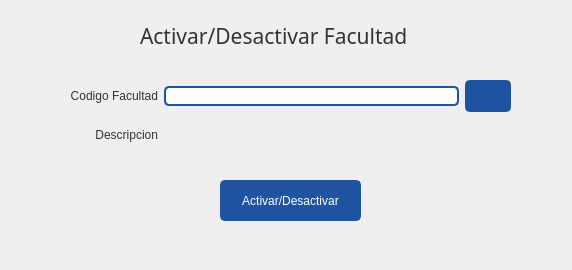
<?xml version="1.0" encoding="UTF-8"?>
<ui version="4.0">
 <class>EstadoFacultad</class>
 <widget class="QWidget" name="EstadoFacultad">
  <property name="windowModality">
   <enum>Qt::ApplicationModal</enum>
  </property>
  <property name="geometry">
   <rect>
    <x>0</x>
    <y>0</y>
    <width>572</width>
    <height>270</height>
   </rect>
  </property>
  <property name="minimumSize">
   <size>
    <width>500</width>
    <height>270</height>
   </size>
  </property>
  <property name="maximumSize">
   <size>
    <width>3000</width>
    <height>3000</height>
   </size>
  </property>
  <property name="windowTitle">
   <string>Estado Facultad</string>
  </property>
  <property name="windowIcon">
   <iconset resource="resources.qrc">
    <normaloff>:/icons/images/icons/cil-pencil.png</normaloff>:/icons/images/icons/cil-pencil.png</iconset>
  </property>
  <property name="styleSheet">
   <string notr="true">QWidget{
	color: #333;
	font: 9pt &quot;Segoe UI&quot;;
}
/* ----------------- LineEdit  ----------------- */
QLineEdit {
	border-radius: 5px;
	border: 2px solid #1F54A3;
	padding-left: 10px;
	selection-color: white;
	selection-background-color: #2A3C57;
    color: black;
}
QLineEdit:hover {
	border: 2px solid rgb(98, 114, 164);
}
QLineEdit:focus {
	border: 2px solid #2A3C57;
}



/* ----------------- Button ----------------- */
QPushButton {
	border: 2px solid #1F54A3;
	border-radius: 5px;	
	background-color: #1F54A3;
	color:white;
}
 QPushButton:hover {
	background-color: #286FD6;
	border: 2px solid #286FD6;
}
 QPushButton:pressed {	
	background-color: #2A3C57;
	border: 2px solid #2A3C57;
}

/* ----------------- CheckBox ----------------- */

QCheckBox::indicator {
	border : 1px solid #6272a4;
	width: 15px;
	height: 15px;
	border-radius: 15px;
    background: #6272a4;
}
QCheckBox::indicator:hover {
	background-color: #286FD6;
	border : 1px solid #286FD6;
}
QCheckBox::indicator:checked {
	border : 1px solid #1F54A3;
    background: 3px solid #1F54A3;	
	background-image: url(:/icons/images/icons/cil-check-alt.png);
}


/* ----------------- QDateEdit ----------------- */
QDateTimeEdit{
	background-color: white;
	border-radius: 5px;
	border: 2px solid #1F54A3;
    color: black;
}
QDateTimeEdit:hover{
	border: 2px solid #7284b9;
}

QDateTimeEdit:focus {
	border: 2px solid #2A3C57;
}


QDateTimeEdit::up-button {
    border-image: url(:/icons/images/icons/cil-arrow-top.png); 
}

QDateTimeEdit::down-button {
    border-image: url(:/icons/images/icons/cil-arrow-bottom.png);
}














</string>
  </property>
  <widget class="QLabel" name="label">
   <property name="geometry">
    <rect>
     <x>140</x>
     <y>0</y>
     <width>341</width>
     <height>71</height>
    </rect>
   </property>
   <property name="font">
    <font>
     <family>Microsoft YaHei UI Light</family>
     <pointsize>16</pointsize>
     <weight>3</weight>
     <italic>false</italic>
     <bold>false</bold>
    </font>
   </property>
   <property name="styleSheet">
    <string notr="true">font: 25 16pt &quot;Microsoft YaHei UI Light&quot;;</string>
   </property>
   <property name="text">
    <string>Activar/Desactivar Facultad</string>
   </property>
  </widget>
  <widget class="QWidget" name="gridLayoutWidget">
   <property name="geometry">
    <rect>
     <x>70</x>
     <y>80</y>
     <width>441</width>
     <height>71</height>
    </rect>
   </property>
   <layout class="QGridLayout" name="gridLayout">
    <item row="0" column="2">
     <widget class="QPushButton" name="btn_buscar">
      <property name="minimumSize">
       <size>
        <width>32</width>
        <height>32</height>
       </size>
      </property>
      <property name="text">
       <string/>
      </property>
      <property name="icon">
       <iconset resource="resources.qrc">
        <normaloff>:/icons/images/icons/cil-paper-plane.png</normaloff>:/icons/images/icons/cil-paper-plane.png</iconset>
      </property>
     </widget>
    </item>
    <item row="0" column="0">
     <widget class="QLabel" name="label_11">
      <property name="text">
       <string>Codigo Facultad</string>
      </property>
      <property name="alignment">
       <set>Qt::AlignRight|Qt::AlignTrailing|Qt::AlignVCenter</set>
      </property>
     </widget>
    </item>
    <item row="0" column="1">
     <widget class="QLineEdit" name="txt_codfacultad">
      <property name="enabled">
       <bool>true</bool>
      </property>
      <property name="minimumSize">
       <size>
        <width>0</width>
        <height>0</height>
       </size>
      </property>
      <property name="maximumSize">
       <size>
        <width>295</width>
        <height>16777215</height>
       </size>
      </property>
      <property name="clearButtonEnabled">
       <bool>false</bool>
      </property>
     </widget>
    </item>
    <item row="1" column="1">
     <widget class="QLabel" name="lbl_nombrefacultad">
      <property name="text">
       <string/>
      </property>
     </widget>
    </item>
    <item row="1" column="0">
     <widget class="QLabel" name="label_12">
      <property name="text">
       <string>Descripcion</string>
      </property>
      <property name="alignment">
       <set>Qt::AlignRight|Qt::AlignTrailing|Qt::AlignVCenter</set>
      </property>
     </widget>
    </item>
   </layout>
  </widget>
  <widget class="QPushButton" name="btn_cambiarEstado">
   <property name="enabled">
    <bool>false</bool>
   </property>
   <property name="geometry">
    <rect>
     <x>220</x>
     <y>180</y>
     <width>141</width>
     <height>41</height>
    </rect>
   </property>
   <property name="minimumSize">
    <size>
     <width>116</width>
     <height>32</height>
    </size>
   </property>
   <property name="text">
    <string>Activar/Desactivar</string>
   </property>
  </widget>
 </widget>
 <tabstops>
  <tabstop>btn_cambiarEstado</tabstop>
 </tabstops>
 <resources>
  <include location="resources.qrc"/>
 </resources>
 <connections/>
</ui>
